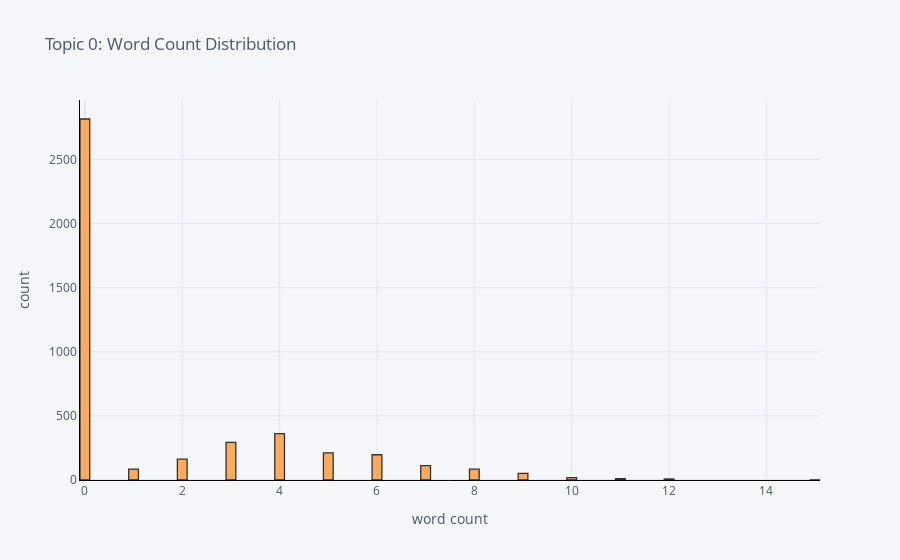

Source (notebook cell):
### Code cell
if ENABLE_PLOTS:
  plot_model(lda, plot = 'distribution')
else:
  display("ENABLE_PLOTS not enabled")

### Figure 1 — Plotly figure (JSON) as saved in the notebook; plotly's stock layout.template omitted (floating-point values rounded to 4 significant figures; data arrays with more than 128 entries replaced by an {"elided": "..."} marker saying what was removed)
{"data": [{"opacity": 0.8, "name": "content", "histnorm": "", "nbinsx": 100, "histfunc": "count", "marker": {"color": "rgba(255, 153, 51, 1.0)", "line": {"color": "#000000", "width": 1.3}}, "x": {"elided": "4415 int values"}, "type": "histogram", "orientation": "v"}], "layout": {"xaxis": {"tickfont": {"color": "#4D5663"}, "title": {"text": "word count", "font": {"color": "#4D5663"}}, "showgrid": true, "zerolinecolor": "#E1E5ED", "gridcolor": "#E1E5ED", "linecolor": "black"}, "title": {"text": "Topic 0: Word Count Distribution", "font": {"color": "#4D5663"}}, "paper_bgcolor": "#F5F6F9", "plot_bgcolor": "#F5F6F9", "yaxis": {"tickfont": {"color": "#4D5663"}, "title": {"text": "count", "font": {"color": "#4D5663"}}, "showgrid": true, "zerolinecolor": "#E1E5ED", "gridcolor": "#E1E5ED", "linecolor": "black"}, "barmode": "overlay", "legend": {"bgcolor": "#F5F6F9", "font": {"color": "#4D5663"}}}}
